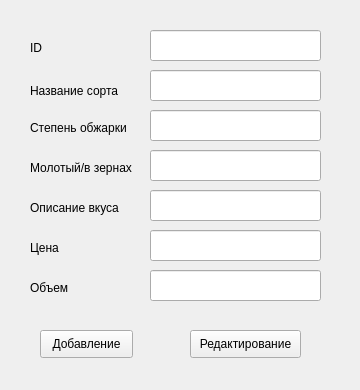
<?xml version="1.0" encoding="UTF-8"?>
<ui version="4.0">
 <class>Form</class>
 <widget class="QWidget" name="Form">
  <property name="geometry">
   <rect>
    <x>0</x>
    <y>0</y>
    <width>360</width>
    <height>390</height>
   </rect>
  </property>
  <property name="windowTitle">
   <string>Form</string>
  </property>
  <widget class="QLineEdit" name="lineEdit">
   <property name="geometry">
    <rect>
     <x>150</x>
     <y>30</y>
     <width>171</width>
     <height>31</height>
    </rect>
   </property>
  </widget>
  <widget class="QLineEdit" name="lineEdit_2">
   <property name="geometry">
    <rect>
     <x>150</x>
     <y>70</y>
     <width>171</width>
     <height>31</height>
    </rect>
   </property>
  </widget>
  <widget class="QLineEdit" name="lineEdit_3">
   <property name="geometry">
    <rect>
     <x>150</x>
     <y>110</y>
     <width>171</width>
     <height>31</height>
    </rect>
   </property>
  </widget>
  <widget class="QLineEdit" name="lineEdit_4">
   <property name="geometry">
    <rect>
     <x>150</x>
     <y>150</y>
     <width>171</width>
     <height>31</height>
    </rect>
   </property>
  </widget>
  <widget class="QLineEdit" name="lineEdit_5">
   <property name="geometry">
    <rect>
     <x>150</x>
     <y>190</y>
     <width>171</width>
     <height>31</height>
    </rect>
   </property>
  </widget>
  <widget class="QLineEdit" name="lineEdit_6">
   <property name="geometry">
    <rect>
     <x>150</x>
     <y>230</y>
     <width>171</width>
     <height>31</height>
    </rect>
   </property>
  </widget>
  <widget class="QLineEdit" name="lineEdit_7">
   <property name="geometry">
    <rect>
     <x>150</x>
     <y>270</y>
     <width>171</width>
     <height>31</height>
    </rect>
   </property>
  </widget>
  <widget class="QLabel" name="label">
   <property name="geometry">
    <rect>
     <x>30</x>
     <y>40</y>
     <width>55</width>
     <height>16</height>
    </rect>
   </property>
   <property name="text">
    <string>ID</string>
   </property>
  </widget>
  <widget class="QLabel" name="label_2">
   <property name="geometry">
    <rect>
     <x>30</x>
     <y>80</y>
     <width>101</width>
     <height>21</height>
    </rect>
   </property>
   <property name="text">
    <string>Название сорта</string>
   </property>
  </widget>
  <widget class="QLabel" name="label_3">
   <property name="geometry">
    <rect>
     <x>30</x>
     <y>120</y>
     <width>111</width>
     <height>16</height>
    </rect>
   </property>
   <property name="text">
    <string>Степень обжарки</string>
   </property>
  </widget>
  <widget class="QLabel" name="label_4">
   <property name="geometry">
    <rect>
     <x>30</x>
     <y>160</y>
     <width>121</width>
     <height>16</height>
    </rect>
   </property>
   <property name="text">
    <string>Молотый/в зернах</string>
   </property>
  </widget>
  <widget class="QLabel" name="label_5">
   <property name="geometry">
    <rect>
     <x>30</x>
     <y>200</y>
     <width>111</width>
     <height>16</height>
    </rect>
   </property>
   <property name="text">
    <string>Описание вкуса</string>
   </property>
  </widget>
  <widget class="QLabel" name="label_6">
   <property name="geometry">
    <rect>
     <x>30</x>
     <y>240</y>
     <width>55</width>
     <height>16</height>
    </rect>
   </property>
   <property name="text">
    <string>Цена</string>
   </property>
  </widget>
  <widget class="QLabel" name="label_7">
   <property name="geometry">
    <rect>
     <x>30</x>
     <y>280</y>
     <width>55</width>
     <height>16</height>
    </rect>
   </property>
   <property name="text">
    <string>Объем</string>
   </property>
  </widget>
  <widget class="QPushButton" name="pushButtonAdd">
   <property name="geometry">
    <rect>
     <x>40</x>
     <y>330</y>
     <width>93</width>
     <height>28</height>
    </rect>
   </property>
   <property name="text">
    <string>Добавление</string>
   </property>
  </widget>
  <widget class="QPushButton" name="pushButtonEdit">
   <property name="geometry">
    <rect>
     <x>190</x>
     <y>330</y>
     <width>111</width>
     <height>28</height>
    </rect>
   </property>
   <property name="text">
    <string>Редактирование</string>
   </property>
  </widget>
 </widget>
 <resources/>
 <connections/>
</ui>
